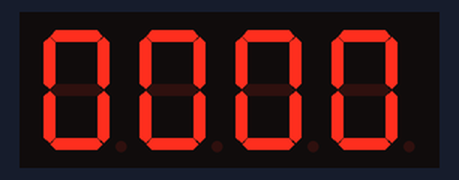
Simulated run of this sketch. Board: Arduino Uno, built with avr-gcc and run on an emulated ATmega328P. Parts: 4-digit seven-segment display.

Above: at 0.1 s.
At 9.2 s:
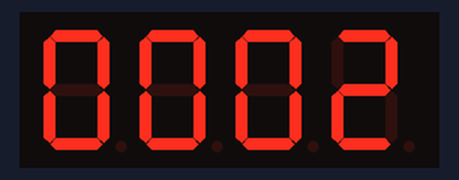
At 13.5 s:
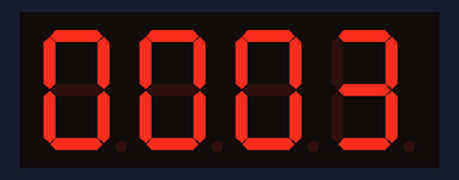
At 17.8 s:
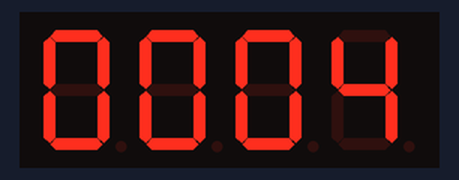
At 21.8 s:
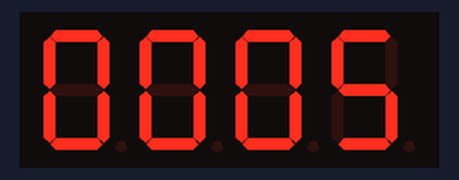
At 31.0 s:
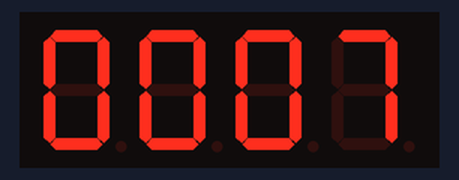

Measured:
- what the display in image 1 shows lasts 4.3 s, from 9.2 s to 13.5 s
- what the display in image 3 shows lasts 3.9 s, from 17.8 s to 21.7 s

The sketch:

lab01.ino
```cpp
#include "SevSeg.h"
 int Hour=0,Min=0,t=0;
SevSeg sevseg;
void setup() {
byte numDigits = 4;
byte digitPins[] = {5,4,3,2};
byte segmentPins[] = {6, 7, 8, 9, 10, 11, 12, 13};
sevseg.begin(COMMON_CATHODE, numDigits, digitPins,segmentPins);
Serial.begin(9600);
}
void loop()
{

  sevseg.setNumber(Hour * 100 + Min, 4);
  for(t=0;t<=30000;t++)
  {
    sevseg.refreshDisplay();
  }
Min = Min + 1;
if(Min == 60)
{
Min = 0;
if (Hour == 23)
Hour=0;
else
Hour++;
}
}
```
